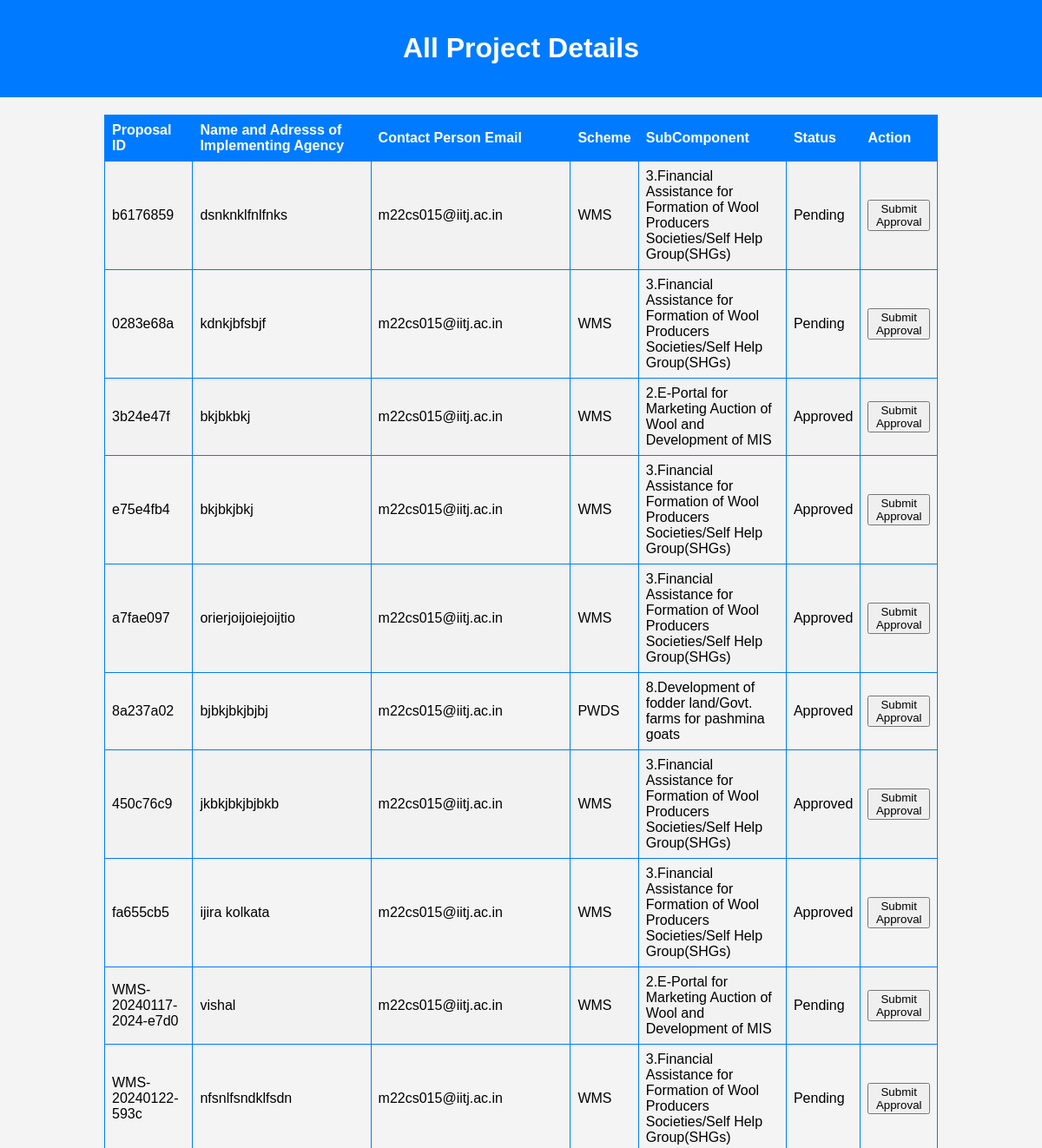
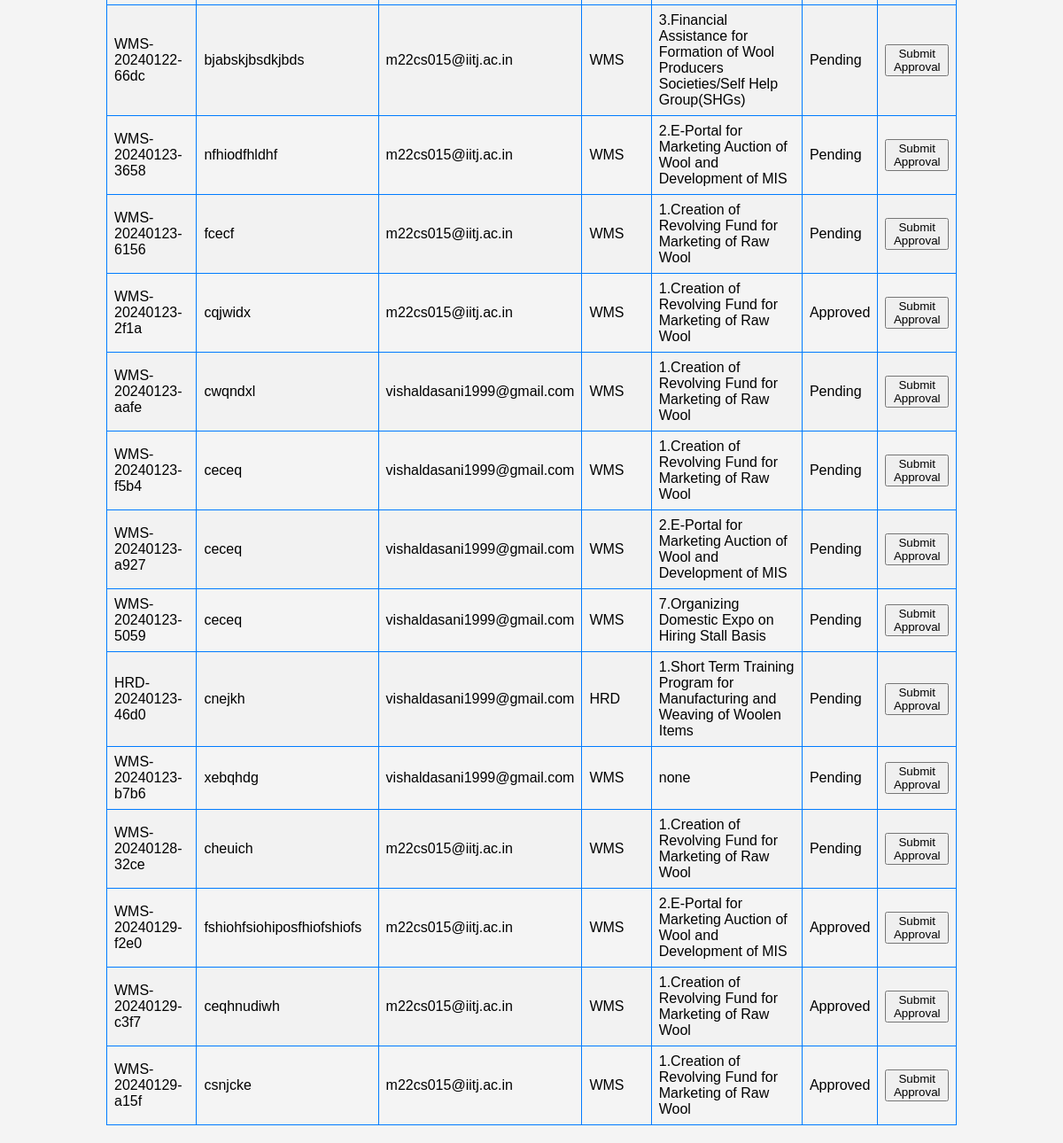
Screenshot of /staff_dashboard/all-proposals/ (signed in) with the database file from the repository (2 pictures, top to bottom).
### authapp/models.py (models this page shows, shortened)
class Proposal(models.Model):
    STATUS_CHOICES = [
        ('Pending', 'Pending'),
        ('Approved', 'Approved'),
        ('Completed', 'Completed'),
        ('Rejected', 'Rejected'),
        ('Resubmit','Resubmit')
    ]
    user = models.ForeignKey(settings.AUTH_USER_MODEL, on_delete=models.CASCADE)
    name_and_address = models.TextField()
    implementingAgencyState = models.CharField(max_length=100, blank=True, null=True)
    project_scheme = models.CharField(max_length=20)
    scheme_component = models.CharField(max_length=100)
    nature_of_applicant = models.CharField(max_length=50)
    other_nature = models.CharField(max_length=50, blank=True, null=True)
    brief_of_agency = models.TextField()
    objectives_of_project = models.TextField()
    brief_of_project = models.TextField()
    justification_of_project = models.TextField()
    methodology_of_project = models.TextField()
    expected_outcome = models.FileField(upload_to='excel_files/', blank=True, null=True)
    scenario_change = models.TextField()
    beneficiaries = models.FileField(upload_to='excel_files/', blank=True, null=True)
    mode_of_selection = models.TextField()
    component_wise_cost = models.FileField(upload_to='excel_files/', blank=True, null=True)
    component_wise_duration = models.FileField(upload_to='excel_files/', blank=True, null=True)
    location_of_project = models.CharField(max_length=100)
    associated_agency = models.TextField()
    bank_details = models.TextField()
    nodal_officer_details = models.TextField()
    other_info = models.TextField()
    status = models.CharField(max_length=20, choices=STATUS_CHOICES, default='Pending')
    total_fund_allocated = models.DecimalField(max_digits=20, decimal_places=2,blank=True,null=True)
    project_sanction_letter = models.FileField(upload_to='sanction_letters/',null=True)
    Approved_by=models.CharField(max_length=50,null=True,blank=True)
    project_report = models.FileField(upload_to='pdf_files/', blank=True, null=True)
    covering_letter = models.FileField(upload_to='pdf_files/', blank=True, null=True)
    unique_id = models.CharField(max_length=8, unique=True)
    created_at = models.DateTimeField(auto_now_add=True)
    total_duration = models.IntegerField(blank=True, null=True)
    goals = models.JSONField(default=dict)

class CustomUser(AbstractBaseUser, PermissionsMixin):
    AGENCY_NATURE_CHOICES = [
        ("Central Federations", "Central Federations"),
        ("State Federations", "State Federations"),
        ("Central Sheep & Wool Boards", "Central Sheep & Wool Boards"),
        ("State Sheep & Wool Boards", "State Sheep & Wool Boards"),
        ("UT Govt. Sheep & Wool Boards", "UT Govt. Sheep & Wool Boards"),
        ("UT Govt. Sheep & Wool Federations", "UT Govt. Sheep & Wool Federations"),
        ("State Govt. Corporations Federations", "State Govt. Corporations Federations"),
        ("Central Departments", "Central Departments"),
        ("State Departments", "State Departments"),
        ("UT Statutory Departments", "UT Statutory Departments"),
        ("Autonomous and Advisory Bodies Departments", "Autonomous and Advisory Bodies Departments"),
        ("State Cooperative Departments", "State Cooperative Departments"),
        ("UT Cooperative Departments", "UT Cooperative Departments"),
        ("Central Govt Cooperative Departments", "Central Govt Cooperative Departments"),
        ("Central Govt Animal Husbandry Department", "Central Govt Animal Husbandry Department"),
        ("State Govt. Animal Husbandry Department", "State Govt. Animal Husbandry Department"),
        ("UT Animal Husbandry Department", "UT Animal Husbandry Department"),
        ("State Industries Department", "State Industries Department"),
        ("Central Industries Department", "Central Industries Department"),
        ("UT Industries Department", "UT Industries Department"),
        ("Central Organizations", "Central Organizations"),
        ("State Organizations", "State Organizations"),
        ("UT Government Organizations", "UT Government Organizations"),
        ("Universities of State", "Universities of State"),
        ("Universities of Central Govt", "Universities of Central Govt"),
        ("Universities of UT", "Universities of UT"),
        ("Govt. marketing event organizers", "Govt. marketing event organizers"),
        ("Central Research & Development Institutions", "Central Research & Development Institutions"),
        ("State Research & Development Institutions", "State Research & Development Institutions"),
        ("UT Govts. Autonomous Research & Development Institutions", "UT Govts. Autonomous Research & Development Institutions"),
        ("Statutory Bodies Research & Development Institutions", "Statutory Bodies Research & Development Institutions"),
        ("Textiles Research Associations (TRAs)", "Textiles Research Associations (TRAs)"),
    ]
    is_staff = models.BooleanField(default=False)
    is_active = models.BooleanField(default=True)
    date_joined = models.DateTimeField(default=timezone.now)
    agency_name = models.CharField(max_length=100,blank=False,null=False,default="")
    agency_nature = models.CharField(
        max_length=100, choices=AGENCY_NATURE_CHOICES, default='Central Federations')
    registration_number = models.CharField(max_length=100, blank=True, null=True)
    address = models.TextField(default="",blank=False,null=False)
    pincode = models.CharField(max_length=10,blank=False,null=False,default="")
    contact_person_name = models.CharField(max_length=100,blank=False,null=False,default="")
    contact_person_designation = models.CharField(max_length=100,blank=False,null=False,default="")
    email = models.EmailField(_("email address"), unique=True,default="")
    contact_person_mobile = models.CharField(max_length=12,blank=False,null=False,default="")
    USERNAME_FIELD = "email"
    REQUIRED_FIELDS = []
    objects = CustomUserManager()
    def __str__(self):
        return self.email

### authapp/views.py (the view)
# urls.py: path('staff_dashboard/all-proposals/', views.all_proposal_details, name='all_proposal_details'),
@user_passes_test(lambda u: u.is_staff or u.is_superuser)
def all_proposal_details(request):
    proposals = Proposal.objects.all()
    return render(request, 'staff_template/admin_proposal_list.html', {'proposals': proposals})

### templates/staff_template/admin_proposal_list.html (shortened to what this page needs)
<!DOCTYPE html>
<html>
<head>
</head>
<body>
    <header>
        <h1>All Project Details</h1>
    </header>
    <table>
        <tr>
            <th>Proposal ID</th>
            <th>Name and Adresss of Implementing Agency</th>
            <th>Contact Person Email</th>
            <th>Scheme</th>
            <th>SubComponent</th>
            <th>Status</th>
            <th>Action</th>
        </tr>
        {% for proposal in proposals %}
            <tr>
                <td>{{ proposal.unique_id }}</td>
                <td>{{proposal.name_and_address}}</td>
                <td>{{proposal.user}}</td>
                <td>{{ proposal.project_scheme }}</td>
                <td>{{proposal.scheme_component}}</td>
                <td>{{ proposal.status }}</td>
                <td>
                    <form method="post" action="{% url 'authapp:submit_approval' proposal.unique_id %}">
                        <button type="submit" class="btn btn-primary">Submit Approval</button>
                    </form>
                </td>
            </tr>
        {% endfor %}
    </table>
</body>
</html>

### templates/staff_template/admin_proposal_list.html (style rules this page uses)
body { font-family: Arial, sans-serif; margin: 0; padding: 0; background-color: #f4f4f4; }
header { background-color: #007BFF; color: #ffffff; text-align: center; padding: 1em 0; }
table { width: 80%; margin: 20px auto; border-collapse: collapse; }
th, td { border: 1px solid #007BFF; padding: 8px; text-align: left; }
th { background-color: #007BFF; color: white; }
tr:nth-child(even) { background-color: #f2f2f2; }

### rows the page displays
Proposal: unique_id "b6176859", name_and_address "dsnknklfnlfnks", user "m22cs015@iitj.ac.in", project_scheme "WMS", scheme_component "3.Financial Assistance for Formation of Wool Producers Societies/Self Help Group(SHGs)", status "Pending"
Proposal: unique_id "0283e68a", name_and_address "kdnkjbfsbjf", user "m22cs015@iitj.ac.in", project_scheme "WMS", scheme_component "3.Financial Assistance for Formation of Wool Producers Societies/Self Help Group(SHGs)", status "Pending"
Proposal: unique_id "3b24e47f", name_and_address "bkjbkbkj", user "m22cs015@iitj.ac.in", project_scheme "WMS", scheme_component "2.E-Portal for Marketing Auction of Wool and Development of MIS", status "Approved"
Proposal: unique_id "e75e4fb4", name_and_address "bkjbkjbkj", user "m22cs015@iitj.ac.in", project_scheme "WMS", scheme_component "3.Financial Assistance for Formation of Wool Producers Societies/Self Help Group(SHGs)", status "Approved"
Proposal: unique_id "a7fae097", name_and_address "orierjoijoiejoijtio", user "m22cs015@iitj.ac.in", project_scheme "WMS", scheme_component "3.Financial Assistance for Formation of Wool Producers Societies/Self Help Group(SHGs)", status "Approved"
Proposal: unique_id "8a237a02", name_and_address "bjbkjbkjbjbj", user "m22cs015@iitj.ac.in", project_scheme "PWDS", scheme_component "8.Development of fodder land/Govt. farms for pashmina goats", status "Approved"
Proposal: unique_id "450c76c9", name_and_address "jkbkjbkjbjbkb", user "m22cs015@iitj.ac.in", project_scheme "WMS", scheme_component "3.Financial Assistance for Formation of Wool Producers Societies/Self Help Group(SHGs)", status "Approved"
Proposal: unique_id "fa655cb5", name_and_address "ijira kolkata", user "m22cs015@iitj.ac.in", project_scheme "WMS", scheme_component "3.Financial Assistance for Formation of Wool Producers Societies/Self Help Group(SHGs)", status "Approved"
Proposal: unique_id "WMS-20240117-2024-e7d0", name_and_address "vishal", user "m22cs015@iitj.ac.in", project_scheme "WMS", scheme_component "2.E-Portal for Marketing Auction of Wool and Development of MIS", status "Pending"
Proposal: unique_id "WMS-20240122-593c", name_and_address "nfsnlfsndklfsdn", user "m22cs015@iitj.ac.in", project_scheme "WMS", scheme_component "3.Financial Assistance for Formation of Wool Producers Societies/Self Help Group(SHGs)", status "Pending"
Proposal: unique_id "WMS-20240122-66dc", name_and_address "bjabskjbsdkjbds", user "m22cs015@iitj.ac.in", project_scheme "WMS", scheme_component "3.Financial Assistance for Formation of Wool Producers Societies/Self Help Group(SHGs)", status "Pending"
Proposal: unique_id "WMS-20240123-3658", name_and_address "nfhiodfhldhf", user "m22cs015@iitj.ac.in", project_scheme "WMS", scheme_component "2.E-Portal for Marketing Auction of Wool and Development of MIS", status "Pending"
Proposal: unique_id "WMS-20240123-6156", name_and_address "fcecf", user "m22cs015@iitj.ac.in", project_scheme "WMS", scheme_component "1.Creation of Revolving Fund for Marketing of Raw Wool", status "Pending"
Proposal: unique_id "WMS-20240123-2f1a", name_and_address "cqjwidx", user "m22cs015@iitj.ac.in", project_scheme "WMS", scheme_component "1.Creation of Revolving Fund for Marketing of Raw Wool", status "Approved"
Proposal: unique_id "WMS-20240123-aafe", name_and_address "cwqndxl", user "vishaldasani1999@gmail.com", project_scheme "WMS", scheme_component "1.Creation of Revolving Fund for Marketing of Raw Wool", status "Pending"
Proposal: unique_id "WMS-20240123-f5b4", name_and_address "ceceq", user "vishaldasani1999@gmail.com", project_scheme "WMS", scheme_component "1.Creation of Revolving Fund for Marketing of Raw Wool", status "Pending"
Proposal: unique_id "WMS-20240123-a927", name_and_address "ceceq", user "vishaldasani1999@gmail.com", project_scheme "WMS", scheme_component "2.E-Portal for Marketing Auction of Wool and Development of MIS", status "Pending"
Proposal: unique_id "WMS-20240123-5059", name_and_address "ceceq", user "vishaldasani1999@gmail.com", project_scheme "WMS", scheme_component "7.Organizing Domestic Expo on Hiring Stall Basis", status "Pending"
Proposal: unique_id "HRD-20240123-46d0", name_and_address "cnejkh", user "vishaldasani1999@gmail.com", project_scheme "HRD", scheme_component "1.Short Term Training Program for Manufacturing and Weaving of Woolen Items", status "Pending"
Proposal: unique_id "WMS-20240123-b7b6", name_and_address "xebqhdg", user "vishaldasani1999@gmail.com", project_scheme "WMS", scheme_component "none", status "Pending"
Proposal: unique_id "WMS-20240128-32ce", name_and_address "cheuich", user "m22cs015@iitj.ac.in", project_scheme "WMS", scheme_component "1.Creation of Revolving Fund for Marketing of Raw Wool", status "Pending"
Proposal: unique_id "WMS-20240129-f2e0", name_and_address "fshiohfsiohiposfhiofshiofs", user "m22cs015@iitj.ac.in", project_scheme "WMS", scheme_component "2.E-Portal for Marketing Auction of Wool and Development of MIS", status "Approved"
Proposal: unique_id "WMS-20240129-c3f7", name_and_address "ceqhnudiwh", user "m22cs015@iitj.ac.in", project_scheme "WMS", scheme_component "1.Creation of Revolving Fund for Marketing of Raw Wool", status "Approved"
Proposal: unique_id "WMS-20240129-a15f", name_and_address "csnjcke", user "m22cs015@iitj.ac.in", project_scheme "WMS", scheme_component "1.Creation of Revolving Fund for Marketing of Raw Wool", status "Approved"
